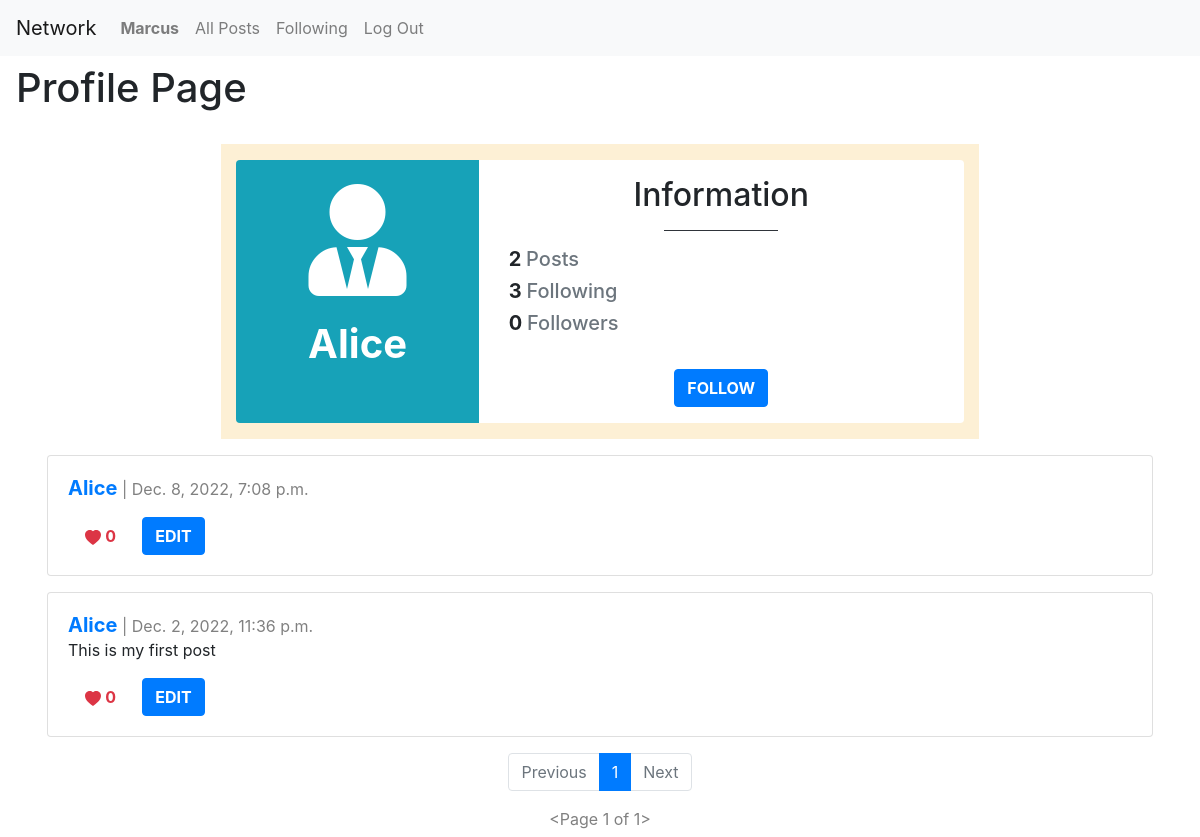
The page /profilePage/user1 (signed in) on the database its author committed.
### network/models.py (models this page shows, shortened)
class User(AbstractUser):
    pass

class Post(models.Model):
    author = models.ForeignKey("User", on_delete=models.CASCADE, related_name="user")
    description = models.CharField(max_length=1000)
    timestamp = models.DateTimeField(auto_now_add=True)
    like = models.IntegerField()

### network/views.py (the view)
# urls.py: path("profilePage/user<int:user_id>", views.profilePage, name="profilePage"),
def profilePage(request, user_id):
    user = User.objects.get(pk=user_id) # User from the card
    posts = Post.objects.filter(author=user).order_by("id").reverse()
    following = Follow.objects.filter(user=user)
    follower = Follow.objects.filter(followedUser=user)
    try:
        checkingFollow = follower.filter(user=User.objects.get(pk=request.user.id))
        if len(checkingFollow) != 0:
            isFollowing = True
        else:
            isFollowing = False
    except:
        isFollowing = False
    p = Paginator(posts, 10)
    pageNumber = request.GET.get('page')
    postsPage = p.get_page(pageNumber)
    return render(request, "network/profile.html", {
        "posts": posts,
        "p": p,
        "postsPage": postsPage,
        "username": user.username,
        "userProfile": user,
        "following": following,
        "follower": follower,
        "isFollowing": isFollowing
    })

### network/templates/network/profile.html (shortened to what this page needs)
{% extends "network/layout.html" %}
{% block body %}
<div class="main-title">
    <h1>Profile Page</h1>
</div>
<div class="main-content">
    <div class="row d-flex justify-content-center">
        <div class="col-md-10 col-lg-8 mt-3" style="background: #fdf0d5">
            <div class="row">
                <div class="col-sm-4 bg-info rounded-left">
                    <div class="card-block text-center text-white">
                        <i class="fas fa-user-tie fa-7x mt-4"></i>
                        <h1 class="font-weight-bold mt-4">{{username}}</h1>
                    </div>
                </div>
                <div class="col-sm-8 bg-white rounded-right">
                    <h2 class="mt-3 text-center">Information</h2>
                    <hr class="badge-dark w-25">
                    <div class="row">
                        <div class="col-sm-12">
                            <h5><strong>{{ p.count }} </strong><span class="text-muted"> Posts</span></h5>
                        </div>
                        <div class="col-sm-12">
                            <h5><strong>{{ following.count }} </strong><span class="text-muted">Following</span></h5>
                        </div>
                        <div class="col-sm-12">
                            <h5><strong>{{ follower.count }} </strong><span class="text-muted">Followers</span></h5>
                        </div>
                    </div>
                    {% if user.is_authenticated and user != userProfile %}
                        {% if isFollowing %}
                            <form action="{% url 'unfollow' %}" method="post">
                                {% csrf_token %}
                                <div class="row d-flex justify-content-center">
                                    <input type="hidden" name="userProfile" value="{{ userProfile }}">
                                    <button id="newPostButton" type="submit" name="unfollowButton"
                                        class="btn btn-danger">
                                        <strong>UNFOLLOW</strong>
                                    </button>
                                </div>
                            </form>
                        {% else %}
                            <form action="{% url 'follow' %}" method="post">
                                <div class="row d-flex justify-content-center">
                                    <button id="newPostButton" type="submit" name="followButton"
                                        class="btn btn-primary">
                                        <strong>FOLLOW</strong>
                                    </button>
                                </div>
                            </form>
                        {% endif %}
                    {% endif %}
                </div>
            </div>
        </div>
    </div>
    {% for post in postsPage %}
    <div class="row">
        <div class="col">
            <div class="card h-100" id="post-grid">
                <div class="card-body">
                    <h5 style="display: inline" class="card-title"><a href="{% url 'profilePage' user_id=post.author.id %}"><strong>{{ post.author }}</strong></a></h5>
                    <div style="display: inline; color: gray;" class="card-date"> | {{ post.timestamp }}</div>
                    <p class="card-text">{{ post.description }}</p>
                    <div class="card-buttonsContainer">
                        <div align="left" class="card-button">
                            <button id="heartButton" type="submit" name="heartButton" class="btn btn-outline-danger">
                                <svg xmlns="http://www.w3.org/2000/svg" width="16" height="16" fill="currentColor"
                                    class="bi bi-heart-fill" viewBox="0 0 16 16">
                                    <path fill-rule="evenodd"
                                        d="M8 1.314C12.438-3.248 23.534 4.735 8 15-7.534 4.736 3.562-3.248 8 1.314z" />
                                </svg>
                                <strong>{{ post.like }}</strong>
                            </button>
                        </div>
                        <div align="right" class="card-button">
                            <a class="btn btn-primary" href="" role="button"><strong>EDIT</strong></a>
                        </div>
                    </div>
                </div>
            </div>
        </div>
    </div>
    {% endfor %}
    <nav aria-label="...">
        <ul class="pagination d-flex justify-content-center">
            {% if postsPage.has_previous %}
                <li class="page-item">
                    <a class="page-link" href="?page={{ postsPage.previous_page_number }}">Previous</a>
                </li>
            {% else %}
                <li class="page-item disabled">
                    <a class="page-link">Previous</a>
                </li>
            {% endif %}
            {% for pageNumber in postsPage.paginator.page_range %}
                {% if postsPage.number == pageNumber %}
                    <li class="page-item active" aria-current="page">
                        <a class="page-link">{{pageNumber}}</a>
                    </li>
                {% else %}
                    <a href="?page={{ pageNumber }}" class="page-link">
                        {{ pageNumber }}
                    </a>
                {% endif %}
            {% endfor %}
            {% if postsPage.has_next %}
                <li class="page-item">
                    <a class="page-link" href="?page={{ postsPage.next_page_number }}">Next</a>
                </li>
            {% else %}
                <li class="page-item disabled">
                    <a class="page-link">Next</a>
                </li>
            {% endif %}
        </ul>
    </nav>
    <div class="d-flex justify-content-center" style="color: gray;" class="card-date">{{ postsPage }}</div>
</div>
{% endblock %}

### network/templates/network/layout.html (shortened to what this page needs)
{% load static %}
<!DOCTYPE html>
<html lang="en">
    <head>
        <link rel="stylesheet" href="https://stackpath.bootstrapcdn.com/bootstrap/4.4.1/css/bootstrap.min.css">
        <link rel="stylesheet" href="https://cdn.jsdelivr.net/npm/bootstrap-icons@1.10.2/font/bootstrap-icons.css">
        <link rel="stylesheet" href="https://use.fontawesome.com/releases/v5.8.2/css/all.css">
        <link href="{% static 'network/styles.css' %}" rel="stylesheet">
    </head>
    <body>
        <nav class="navbar navbar-expand-lg navbar-light bg-light">
            <a class="navbar-brand" href="{% url 'index' %}">Network</a>
            <div>
              <ul class="navbar-nav mr-auto">
                {% if user.is_authenticated %}
                    <li class="nav-item">
                        <a class="nav-link" href="{% url 'profilePage' user_id=user.id%}"><strong>{{ user.username }}</strong></a>
                    </li>
                {% endif %}
                <li class="nav-item">
                  <a class="nav-link" href="{% url 'index' %}">All Posts</a>
                </li>
                {% if user.is_authenticated %}
                    <li class="nav-item">
                        <a class="nav-link" href="{% url 'following' %}">Following</a>
                    </li>
                    <li class="nav-item">
                        <a class="nav-link" href="{% url 'logout' %}">Log Out</a>
                    </li>
                {% endif %}
              </ul>
            </div>
          </nav>
        <div class="body">
            {% block body %}
            {% endblock %}
        </div>
    </body>
</html>

### network/static/network/styles.css (style rules this page uses)
.row { margin: 1em 0em; }
.card-button { display: inline; margin: 0em .3em; }
.main-title { margin: .5em 1em; }
.main-content { margin: .4em 2em; }
#heartButton { border: none; }
#newPostButton { margin: .6em 0em 0em; }

### rows shown on the page
User: username "Marcus"
User: username "Alice"
Post: author "Alice", timestamp "Dec. 8, 2022, 7:08 p.m.", like "0"
Post: author "Alice", timestamp "Dec. 2, 2022, 11:36 p.m.", description "This is my first post", like "0"

### other values the page prints
{{ p.count }} "2"
{{ following.count }} "3"
{{ follower.count }} "0"
{{ pageNumber }} "1"
{{ postsPage }} "<Page 1 of 1>"
